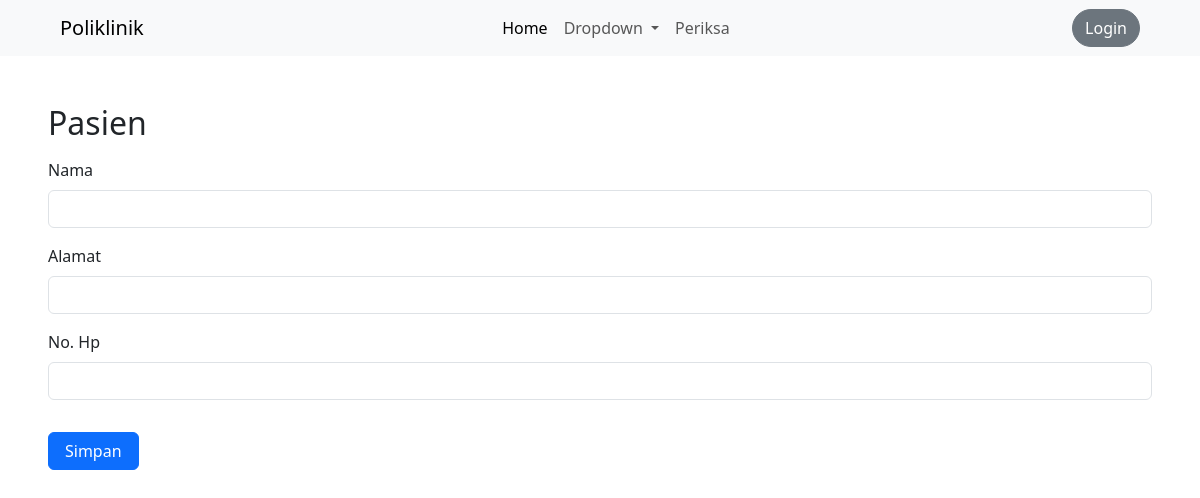
The page /pasien.php on the database as committed earlier.
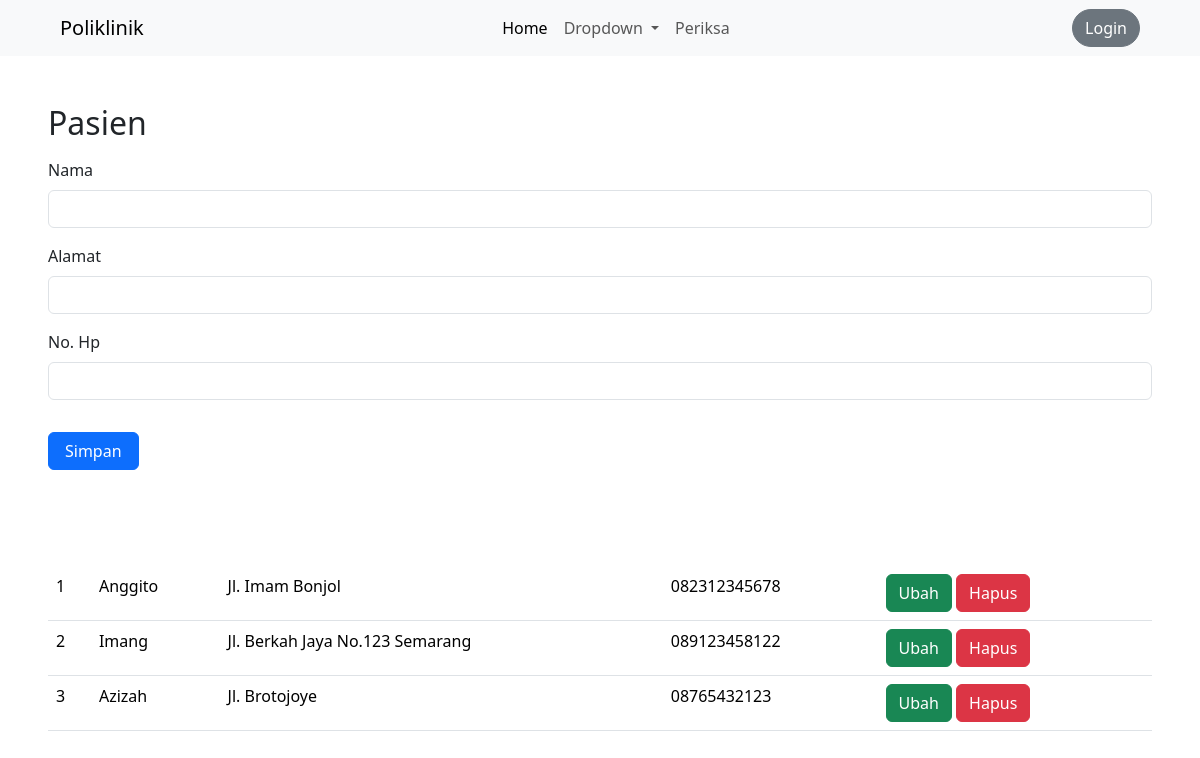
The same page on the database as committed later.
### tables this page shows
CREATE TABLE `pasien` (
  `id` int(10) NOT NULL,
  `nama` varchar(255) DEFAULT NULL,
  `alamat` varchar(255) DEFAULT NULL,
  `no_hp` varchar(20) DEFAULT NULL
);

### pasien.php (the view, shortened to what this page needs)
<?php require_once("koneksi.php");
?>
<!doctype html>
<html lang="en">
  <head>
    <link href="https://cdn.jsdelivr.net/npm/bootstrap@5.3.2/dist/css/bootstrap.min.css" rel="stylesheet">
  </head>
  <body>
    <nav class="navbar navbar-expand-lg bg-body-tertiary ps-5">
      <div class="container-fluid">
        <a class="navbar-brand" href="index.php">Poliklinik</a>
        <div class="collapse navbar-collapse" id="navbarSupportedContent">
          <ul class="navbar-nav me-auto mb-2 mb-lg-0 mx-auto">
            <li class="nav-item">
              <a class="nav-link active" aria-current="page" href="index.php">Home</a>
            </li>
            <li class="nav-item dropdown">
              <a class="nav-link dropdown-toggle" href="#" role="button" data-bs-toggle="dropdown" aria-expanded="false">
                Dropdown
              </a>
            </li>
            <li class="nav-item">
              <a class="nav-link" href="periksa.php">Periksa</a>
            </li>
          </ul>
          <ul class="navbar-nav right-menu me-5">
            <li class="nav-item d-flex align-items-center">
              <a href="login.php" class="btn btn-secondary" style="border-radius: 100px">Login</a>
            </li>
          </ul>
        </div>
      </div>
    </nav>
    <div class="p-5">
    	<h2>Pasien</h2>
    	<form class="mt-3" method="POST" action="" name="myForm" onsubmit="return(validate());">
    		<?php
        $nama = '';
        $alamat = '';
        $no_hp = '';
				?>
  		  <div class="mb-3">
  		    <label for="exampleInputName" class="form-label">Nama</label>
  		    <input type="name" class="form-control" id="exampleInputName" value="<?= $nama ?>" name="nama">
  		  </div>
  		  <div class="mb-3">
  		    <label for="exampleInputAddress" class="form-label">Alamat</label>
  		    <input type="address" class="form-control" id="exampleInputAddress" value="<?= $alamat ?>" name="alamat">
  		  </div>
  		  <div class="mb-3">
  		    <label for="exampleInputPhone" class="form-label">No. Hp</label>
  		    <input type="phone" class="form-control" id="exampleInputPhone" value="<?= $no_hp ?>" name="no_hp">
  		  </div>
  		  <button type="submit" class="btn btn-primary px-3 mt-3" name="simpan">Simpan</button>
		  </form>
    </div>
    <div class="container-fluid p-5">
      <table class="table">
        <tbody>
            <?php
              $result = mysqli_query($koneksi, "SELECT * FROM pasien");
              $no = 1;
              while ($data = mysqli_fetch_array($result)) { ?>
              <tr>
                <td>
                  <?php echo $no++ ?>
                </td>
                <td>
                  <?php echo $data['nama'] ?>
                </td>
                <td>
                  <?php echo $data['alamat'] ?>
                </td>
                <td>
                  <?php echo $data['no_hp'] ?>
                </td>
                <td>
                  <a href="index.php?page=pasien&id=<?php echo $data['id'] ?>" class="btn btn-success">Ubah</a>
                  <a href="index.php?page=pasien&id=<?php echo $data['id'] ?>&aksi=hapus" class="btn btn-danger">Hapus</a>
                </td>
              </tr>
            <?php
              }
             ?>
        </tbody>
      </table>
    </div>
  </body>
</html>

Rows that differ between the two databases and show on the page:
added pasien: nama "Anggito", alamat "Jl. Imam Bonjol", no_hp "082312345678"
added pasien: nama "Imang", alamat "Jl. Berkah Jaya No.123 Semarang", no_hp "089123458122"
added pasien: nama "Azizah", alamat "Jl. Brotojoye", no_hp "08765432123"
